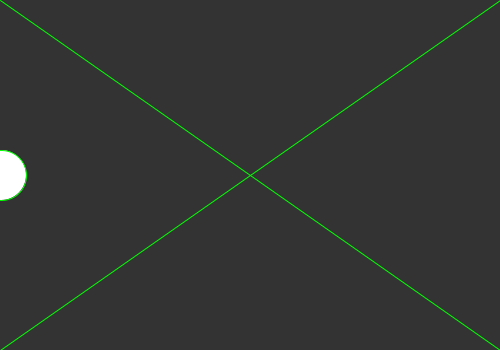
Frame 1 (no input)
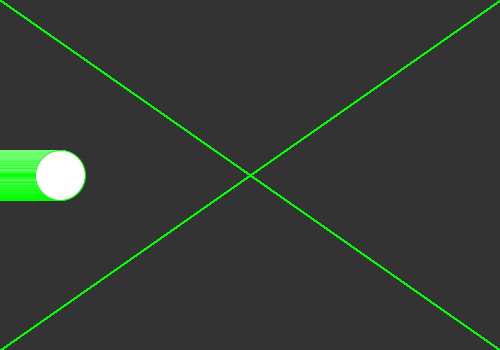
Frame 60 (the mouse pressed at the canvas centre just before this capture)
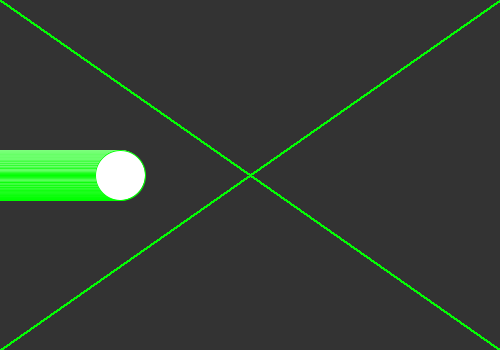
Frame 120 (the mouse held since frame 60 and released just before this capture)

The Processing sketch that drew these frames (run headless with seeded random() and noise(); from frame 60 on, the mouse is pressed at the canvas centre):

// Processing sketch: processing_148275
// ── processing_148275.pde

void setup()
{
 
  size(500,350);

background(51);
}

int X=0;
void draw()
{
   stroke(0,255,0);
 line(0, 0, 500, 350);
 line(0, 350, 500, 0);
 smooth();
X=X+1;
ellipse(X,175,50,50);

}
